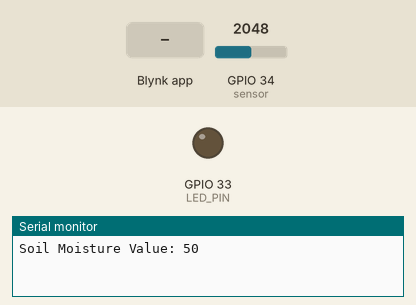
Recording of a sketch running on a simulated ESP32. On the bench: output pins drawn as LEDs (lit = HIGH), the last lines printed to the serial monitor. The inputs (shaded band) are chosen by the test bench; at power-on: GPIO 34 (sensor) = 2048. WiFi joins after 1.5 s; servers stay silent unless stated.

Above: at 3.0 s.
3.1 s: Blynk app writes 1 to V1
At 3.9 s:
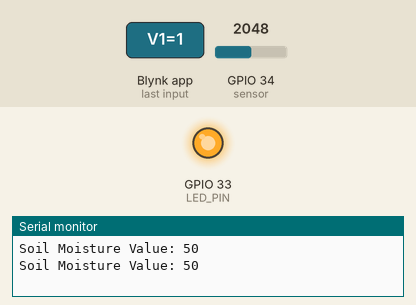
4.6 s: Blynk app writes 0 to V1
At 5.0 s:
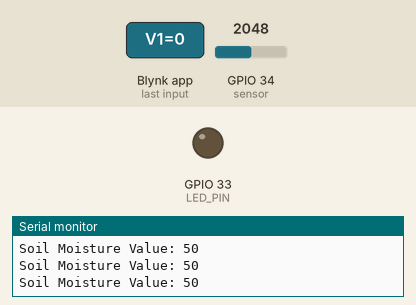
6.1 s: Blynk app writes 200 to V1
At 7.4 s:
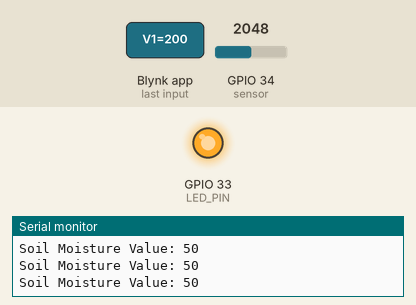
Timing chart, 0 to 9.1 s (numbered marks = the images above; inputs shaded):
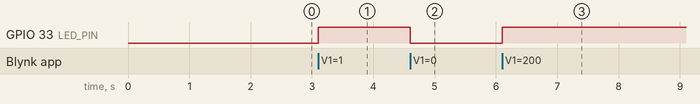

The sketch:

Garden_Monitoring_System.ino
```cpp
#define BLYNK_TEMPLATE_ID "Your template id"
#define BLYNK_TEMPLATE_NAME "your template name"
#define BLYNK_AUTH_TOKEN "your blynk authentication token"

#define BLYNK_PRINT Serial

#include <BlynkSimpleEsp32.h>
#include <WiFi.h>

char auth[] = BLYNK_AUTH_TOKEN;
// Your WiFi credentials.
char ssid[] = "XXXX";
char pass[] = "XXXX";

BlynkTimer timer;

#define LED_PIN 33 // assuming the LED is connected to pin 2

void checkSoilMoisture() {
  int rawValue = analogRead(34); // assuming the sensor is connected to pin 34
  int soilMoistureValue = map(rawValue, 0, 4095, 100, 0); // map the value to a 0-100 scale
  Blynk.virtualWrite(V0, soilMoistureValue); // send soil moisture value to Blynk

  // Print the soil moisture value to the Serial Monitor
  Serial.print("Soil Moisture Value: ");
  Serial.println(soilMoistureValue);

  if (soilMoistureValue < 25) { // adjust the threshold value as per your requirements
    // Blynk.notify("The plant needs watering!");
    Blynk.logEvent("plant_alert", "The plant needs watering!"); // send an email alert
  }
}

BLYNK_WRITE(V1) // assuming the Button Widget is writing to Virtual Pin V1
{
  int pinValue = param.asInt(); // get the value from the Button Widget
  digitalWrite(LED_PIN, pinValue); // turn the LED on or off
}

void setup()
{
  // Debug console
  Serial.begin(9600);

  pinMode(LED_PIN, OUTPUT); // set the LED pin as output

  Blynk.begin(BLYNK_AUTH_TOKEN, ssid, pass);
  timer.setInterval(1000L, checkSoilMoisture);
}

void loop()
{
  Blynk.run();
  timer.run();
}
```

Measured:
- after the input at 3.1 s, GPIO 33 (LED_PIN): LOW → HIGH at once
- after the input at 4.6 s, GPIO 33 (LED_PIN): HIGH → LOW at once
- after the input at 6.1 s, GPIO 33 (LED_PIN): LOW → HIGH at once
